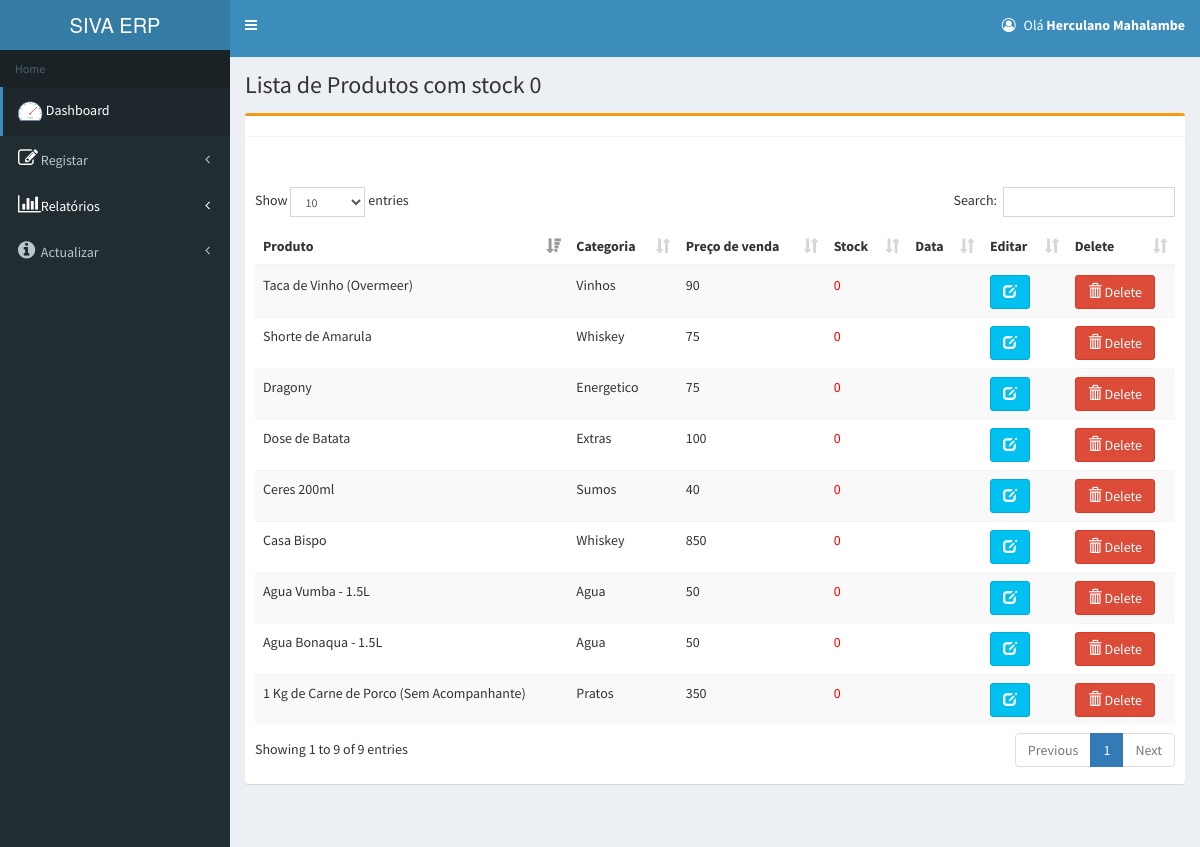
The page /gestor/ListStock0.php (signed in) on the database its author committed.
### tables this page shows
CREATE TABLE `empresa` (
  `id` int(11) NOT NULL,
  `nome` varchar(40) NOT NULL,
  `nuit` varchar(20) NOT NULL,
  `contacto` varchar(20) NOT NULL,
  `address` text NOT NULL
);

CREATE TABLE `tbl_user` (
  `userid` int(11) NOT NULL,
  `username` varchar(100) NOT NULL,
  `useremail` varchar(100) NOT NULL,
  `password` varchar(100) NOT NULL,
  `role` varchar(50) NOT NULL
);

CREATE TABLE `tbl_product` (
  `pid` int(5) UNSIGNED ZEROFILL NOT NULL COMMENT '00F',
  `pname` varchar(200) DEFAULT NULL,
  `pcategory` varchar(200) DEFAULT NULL,
  `purchaseprice` float NOT NULL,
  `saleprice` float NOT NULL,
  `pstock` int(11) DEFAULT NULL,
  `pdescription` varchar(250) NOT NULL,
  `fornecedor` varchar(30) NOT NULL,
  `iva` varchar(10) NOT NULL,
  `codebar` varchar(300) NOT NULL
);

### session.php (called while the page is built, shortened)
<?php
include_once 'conexao.php';
if (isset($_COOKIE['txt_email']) && !empty($_COOKIE['txt_email'])) {
    $usuario_cookie = $_COOKIE['txt_email'];
    $sql = mysqli_query($mysqli, "SELECT * FROM tbl_user WHERE useremail = '$usuario_cookie'");
    if ($sql && mysqli_num_rows($sql) > 0) {
        $linha = mysqli_fetch_array($sql);
        $Nome = $linha["username"];
    } else {
        $Nome = "Usuário não encontrado";
        $idUser = null;
    }
}
?>

### gestor/ListStock0.php (the view, shortened to what this page needs)
<?php
include_once '../dbconnect.php';
      include_once "../session.php";
      include_once '../conexao.php';
include_once'header.php';
?>
<div class="content-wrapper">
  <section class="content-header">
    <h1>
      Lista de Produtos com stock 0
    </h1>
  </section>
  <section class="content container-fluid">
   <div class="box box-warning">
    <div class="box-header with-border">
    </div>
    <div class="box-body">
    <br>
    <br>
      <div style="overflow-x:auto;" >
        <table id="producttable" class="table table-striped">
          <thead>
            <tr>
              <th>Produto</th>
              <th>Categoria</th>
              <th>Pre&ccedil;o de venda</th>
              <th>Stock</th>
              <th>Data</th>
              <th>Editar</th>
              <th>Delete</th>
            </tr>
          </thead>
          <tbody>
            <?php
            $select=$pdo->prepare("select * from tbl_product where pstock=0");
            $select->execute();
            while($row=$select->fetch(PDO::FETCH_OBJ)  ){
              echo'
              <tr>
              <td>'.$row->pname.'</td>
              <td>'.$row->pcategory.'</td>
              <td>'.$row->saleprice.'</td>
              ';
               if ($row->pstock<=0) {
                 echo '<td style="color:red;">'.$row->pstock.'</td>';
              }else{
                echo '<td style="color:green;">'.$row->pstock.'</td>';
              }
              echo'
              <td>'.$row->datavalidade.'</td>
              <td>
              <a href="editproduct.php?id='.$row->pid.'" class="btn btn-info" role="button"><span class="glyphicon glyphicon-edit" style="color:#ffffff" data-toggle="tooltip" title="Edit Product"></span></a>
              </td>
              <td>
              <a href="productdelete.php?id='.$row->pid.'" class="btn btn-danger" role="button"><span class="glyphicon glyphicon-trash" style="color:#ffffff" data-toggle="tooltip" title="Apagar"></span> Delete</a>
              </td>
              </tr>
              ';
            }
            ?>
          </tbody>
        </table>
        </div>
      </div>
    </div>
  </section>
</div>
<?php
include_once'footer.php';
?>

### gestor/header.php (shortened to what this page needs)
<?php
  include_once'../conexao.php';
  $sql3 = mysqli_query($mysqli,"SELECT * FROM empresa");
  $res3 = mysqli_fetch_array($sql3);
  $nome_db = $res3['nome'];
 ?>
<!DOCTYPE html>
<html>
<head>
  <link rel="stylesheet" href="../bower_components/bootstrap/dist/css/bootstrap.min.css">
  <link rel="stylesheet" href="../bower_components/font-awesome/css/font-awesome.min.css">
  <link rel="stylesheet" href="../bower_components/Ionicons/css/ionicons.min.css">
  <link rel="stylesheet" href="../dist/css/AdminLTE.min.css">
  <link rel="stylesheet" href="../dist/css/skins/skin-blue.min.css">
  <link rel="stylesheet" href="../bower_components/bootstrap-daterangepicker/daterangepicker.css">
  <link rel="stylesheet" href="../bower_components/bootstrap-datepicker/dist/css/bootstrap-datepicker.min.css">
  <link rel="stylesheet" href="../bower_components/select2/dist/css/select2.min.css">
  <link rel="stylesheet" href="../plugins/iCheck/all.css">
  <link rel="stylesheet" href="../bower_components/datatables.net-bs/css/dataTables.bootstrap.min.css">
<link rel="stylesheet" href="//code.jquery.com/ui/1.12.1/themes/base/jquery-ui.css">
</head>
<body class="hold-transition skin-blue sidebar-mini">
<div class="wrapper">
  <header class="main-header">
    <a href="darshboard" class="logo">
      <span class="logo-lg"><?php echo $nome_db; ?></span>
    </a>
    <nav class="navbar navbar-static-top" role="navigation">
      <a href="#" class="sidebar-toggle" data-toggle="push-menu" role="button">
      </a>
      <div class="navbar-custom-menu">
        <ul class="nav navbar-nav">
          <li class="dropdown user user-menu">
            <a href="#" class="dropdown-toggle" data-toggle="dropdown">
              <p class="fa fa-user-circle-o"></p>
              <span class="hidden-xs">Olá  <b><?php echo $Nome;?></b></span>
            </a>
          </li>
        </ul>
      </div>
    </nav>
  </header>
  <aside class="main-sidebar">
    <section class="sidebar">
      <ul class="sidebar-menu" data-widget="tree">
        <li class="header">Home</li>
        <li class="active"><a href="darshboard"><img src="../images/icons8-speed1.png"></i> <span>Dashboard</span></a></li>
        <li class="treeview">
        <a href="#"><i class="fa fa-edit" style="font-size:20px;color:white"></i>
            <span>Registar</span><span class="pull-right-container"><i class="fa fa-angle-left pull-right"></i></span>
          </a>
          <li class="treeview">
          <a href="#" style="color: white;">
            <i class="fa fa-bar-chart" style="font-size:20px; color: white;"></i>
            <span style="color: white;">Relatórios</span>
            <span class="pull-right-container">
              <i class="fa fa-angle-left pull-right" style="color: white;"></i>
            </span>
          </a>
        </li>
         <li class="treeview">
          <a href="#"><i class="fa fa-info-circle" style="font-size:20px"></i>
            <span>Actualizar</span><i class="fa fa-angle-left pull-right"></i>
          </a>
        </li>
      </ul>
    </section>
  </aside>

### rows shown on the page
empresa: nome "SIVA ERP"
tbl_user: username "Herculano Mahalambe"
tbl_product: pname "Agua Bonaqua - 1.5L", pcategory "Agua", saleprice "50", pstock "0"
tbl_product: pname "Taca de Vinho (Overmeer)", pcategory "Vinhos", saleprice "90", pstock "0"
tbl_product: pname "Agua Vumba - 1.5L", pcategory "Agua", saleprice "50", pstock "0"
tbl_product: pname "1 Kg de Carne de Porco (Sem Acompanhante)", pcategory "Pratos", saleprice "350", pstock "0"
tbl_product: pname "Dose de Batata", pcategory "Extras", saleprice "100", pstock "0"
tbl_product: pname "Dragony", pcategory "Energetico", saleprice "75", pstock "0"
tbl_product: pname "Ceres 200ml", pcategory "Sumos", saleprice "40", pstock "0"
tbl_product: pname "Shorte de Amarula", pcategory "Whiskey", saleprice "75", pstock "0"
tbl_product: pname "Casa Bispo", pcategory "Whiskey", saleprice "850", pstock "0"
